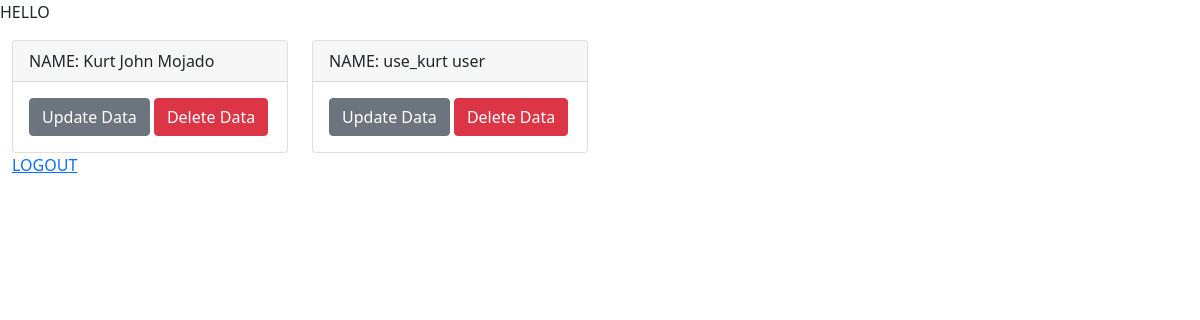
Page /userlist.php on the committed database.
### tables this page shows
CREATE TABLE `users` (
  `user_id` int(11) NOT NULL,
  `fname` varchar(255) NOT NULL,
  `lname` varchar(255) NOT NULL,
  `username` varchar(255) NOT NULL,
  `password` varchar(255) NOT NULL,
  `role` varchar(255) NOT NULL DEFAULT 'U'
);

### functions/functions.php (called while the page is built, shortened)
<?php
function get_users()
{
    $connect = db_connect();
    $sql = "SELECT * FROM users";
    $result = $connect->query($sql);
    if ($result->num_rows > 0) {
        $array = array();
        while ($row = $result->fetch_assoc()) {
            $array[] = $row;
        }
        return $array;
    } else {
        return FALSE;
    }
}

### userlist.php (the view, shortened to what this page needs)
<?php
include 'functions/functions.php';
$userlist = get_users();
?>
<!doctype html>
<html lang="en">
<head>
  <link rel="stylesheet" href="https://cdn.jsdelivr.net/npm/bootstrap@5.0.2/dist/css/bootstrap.min.css">
</head>
<body>
  HELLO <?php echo $_SESSION['firstname']." ".$_SESSION['lastname'] ?>
  <div class="container-fluid">
    <div class="row">
      <?php foreach ($userlist as $row) :
        $id = $row['user_id'];
         ?>
        <div class="col-3">
          <div class="card mt-3">
            <div class="card-header">
              NAME: <?php echo $row['fname']." ".$row['lname']; ?>
            </div>
            <div class="card-body">
                <a href="update.php?user_id=<?php echo $id?>" class="btn btn-secondary">Update Data</a>
                <a href="delete.php?user_id=<?php echo $id?>" class="btn btn-danger">Delete Data</a>
            </div>
          </div>
        </div>
      <?php endforeach; ?>
    </div>
    <a href="logout.php">LOGOUT</a>
  </div>
</body>
</html>

### rows in the picture
users: fname "Kurt John", lname "Mojado"
users: fname "use_kurt", lname "user"
